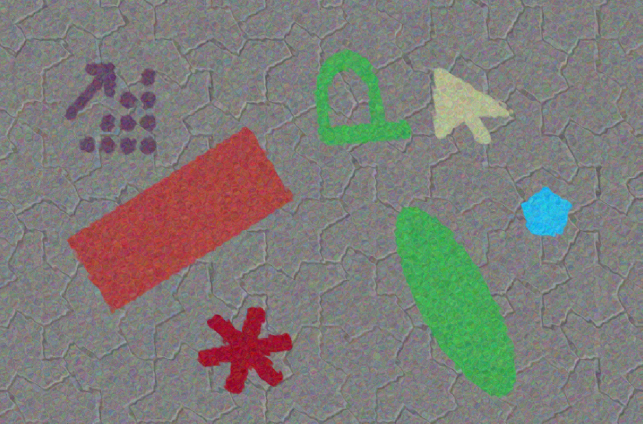
#> input picture week3/TestImages/shapes.png, 1285 x 848 px (shown at 1/2 size)
$ python shapes.py
#> lines starting #> are read from the running program, lines starting #| are printed output that depends on the picture; after the words box and inside, x2 and y2 are one past the last pixel; in counts of white or black regions, pixels touching at a corner belong together
#> in main, img is the input picture: shape (848, 1285, 3); mean B, G, R 120.2, 124.2, 126.4
import os

import cv2
import numpy as np

HERE = os.path.dirname(os.path.abspath(__file__))
IMG = os.path.join(HERE, "TestImages", "shapes.png")
OUT = os.path.join(HERE, "output")
MIN_AREA = 300


def segment(img):
    blur = cv2.GaussianBlur(img, (0, 0), 4)
    lab = cv2.cvtColor(blur, cv2.COLOR_BGR2LAB).astype(np.float32)
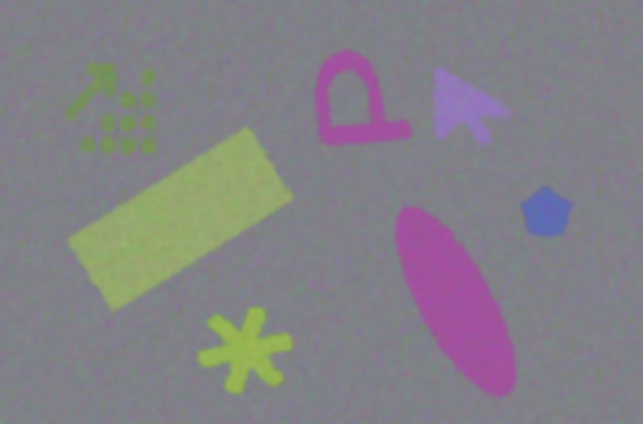
#> lab: shape (848, 1285, 3) float32 (shown at 1/2 size); mean B, G, R 134.5, 128.7, 131.4
    bg = np.median(lab.reshape(-1, 3), axis=0)
#> bg = [136, 128, 129]
    dist = np.linalg.norm(lab - bg, axis=2)
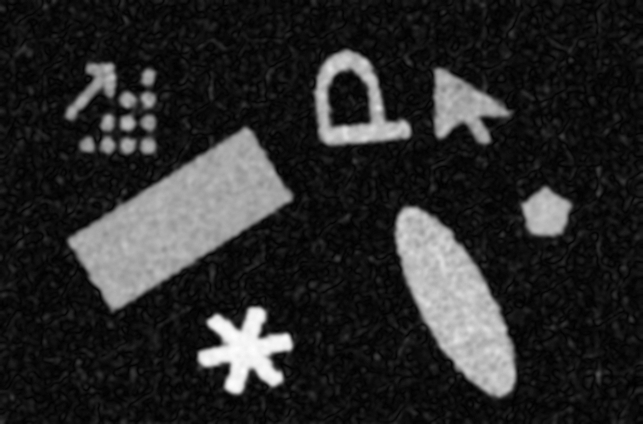
#> dist: shape (848, 1285) float32 (shown at 1/2 size); min 0, max 80.59, mean 13.4; drawn with min black and max white
    dist = cv2.normalize(dist, None, 0, 255, cv2.NORM_MINMAX).astype(np.uint8)
    otsu, _ = cv2.threshold(dist, 0, 255, cv2.THRESH_BINARY + cv2.THRESH_OTSU)
#> otsu = 93
    _, mask = cv2.threshold(dist, 0.5 * otsu, 255, cv2.THRESH_BINARY)
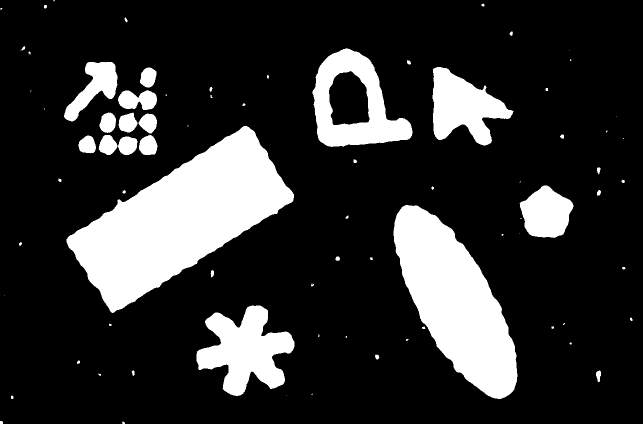
#> mask: shape (848, 1285) (shown at 1/2 size); 18.9% white; 80 white regions (28 under 20 px), largest, box (x1, y1, x2, y2) and area: (133, 252, 588, 626) 77309, (787, 410, 1035, 798) 51003, (393, 611, 589, 792) 19697
    k = cv2.getStructuringElement(cv2.MORPH_ELLIPSE, (7, 7))
    mask = cv2.morphologyEx(mask, cv2.MORPH_OPEN, k)
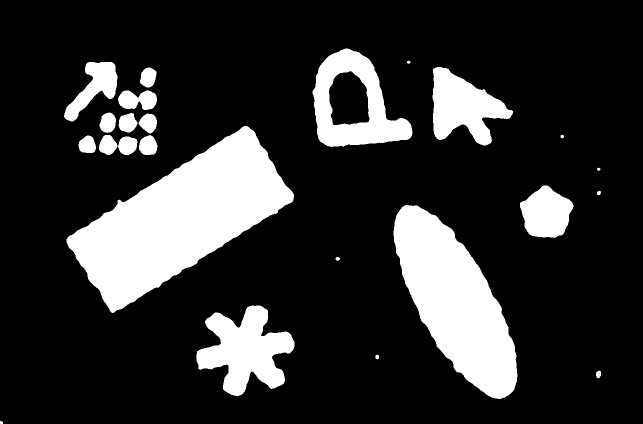
#> mask: shape (848, 1285) (shown at 1/2 size); 18.8% white; 24 white regions
    return mask


def shape_name(c):
    area = cv2.contourArea(c)
    per = cv2.arcLength(c, True)
    circ = 4 * np.pi * area / per ** 2
    solidity = area / cv2.contourArea(cv2.convexHull(c))
    (_, _), (w, h), _ = cv2.minAreaRect(c)
    fill = area / (w * h)
    n = len(cv2.approxPolyDP(c, 0.04 * per, True))
    if area < 3000:
        return "dot" if circ > 0.7 else "blob"
    if solidity < 0.8:
        return "irregular"
    if fill > 0.9 and n == 4:
        return "rectangle"
    if circ > 0.85:
        return "circle"
    if max(w, h) / min(w, h) > 1.8 and solidity > 0.93:
        return "ellipse"
    if n == 5:
        return "pentagon"
    return f"{n}-gon"


def main():
    os.makedirs(OUT, exist_ok=True)
    img = cv2.imread(IMG)
    mask = segment(img)
    cv2.imwrite(os.path.join(OUT, "shapes_mask.png"), mask)
    cnts, _ = cv2.findContours(mask, cv2.RETR_EXTERNAL, cv2.CHAIN_APPROX_SIMPLE)
#> cnts = 24 contours; largest, box (x1, y1, x2, y2) and area: (133, 252, 588, 626) 76758, (787, 410, 1035, 798) 50553, (625, 97, 825, 294) 25224, (393, 611, 589, 792) 19287, (865, 134, 1026, 291) 13792
    vis = img.copy()
    kept = [c for c in cnts if cv2.contourArea(c) >= MIN_AREA]
#> kept = 16 contours; largest, box (x1, y1, x2, y2) and area: (133, 252, 588, 626) 76758, (787, 410, 1035, 798) 50553, (625, 97, 825, 294) 25224, (393, 611, 589, 792) 19287, (865, 134, 1026, 291) 13792
    for c in kept:
        name = shape_name(c)
        x, y, w, h = cv2.boundingRect(c)
        cv2.drawContours(vis, [c], -1, (0, 0, 0), 5)
        cv2.drawContours(vis, [c], -1, (0, 255, 255), 2)
        cv2.rectangle(vis, (x, y), (x + w, y + h), (255, 255, 255), 1)
        cv2.putText(vis, name, (x, max(y - 6, 18)), cv2.FONT_HERSHEY_SIMPLEX, 0.7, (0, 0, 0), 4)
        cv2.putText(vis, name, (x, max(y - 6, 18)), cv2.FONT_HERSHEY_SIMPLEX, 0.7, (255, 255, 255), 2)
        print(f"{name:10s} bbox=({x},{y},{w},{h}) area={cv2.contourArea(c):.0f}")
#> this loop made 16 passes
#> (area in shape_name, per in shape_name, circ in shape_name, solidity in shape_name, w, h, fill in shape_name, n in shape_name) on passes 1 to 12: (19287, 914.1, 0.29, 0.719, 196, 181, 0.565, 11), (50553, 1044, 0.583, 0.974, 248, 388, 0.763, 4), (7745, 351.8, 0.786, 0.957, 107, 105, 0.724, 5), (1060, 124.6, 0.858, 0.973, 39, 37, 0.793, 6), (902.5, 116.3, 0.838, 0.969, 35, 36, 0.762, 7), (1089.5, 126, 0.863, 0.977, 37, 40, 0.776, 7), (1005.5, 122.5, 0.842, 0.969, 37, 40, 0.777, 5), (76757.5, 1306.6, 0.565, 0.95, 455, 374, 0.92, 4), (975, 119.5, 0.857, 0.978, 37, 40, 0.813, 6), (1028.5, 126, 0.814, 0.955, 38, 39, 0.767, 6), (976.5, 120.8, 0.841, 0.969, 33, 41, 0.778, 7), (2145.5, 240.7, 0.465, 0.83, 78, 40, 0.714, 8)
#| irregular  bbox=(393,611,196,181) area=19287
#| ellipse    bbox=(787,410,248,388) area=50553
#| pentagon   bbox=(1040,371,107,105) area=7745
#| dot        bbox=(236,273,39,37) area=1060
#| dot        bbox=(157,271,35,36) area=902
#| dot        bbox=(278,270,37,40) area=1090
#| dot        bbox=(198,270,37,40) area=1006
#| rectangle  bbox=(133,252,455,374) area=76758
#> (further printed lines are left out)
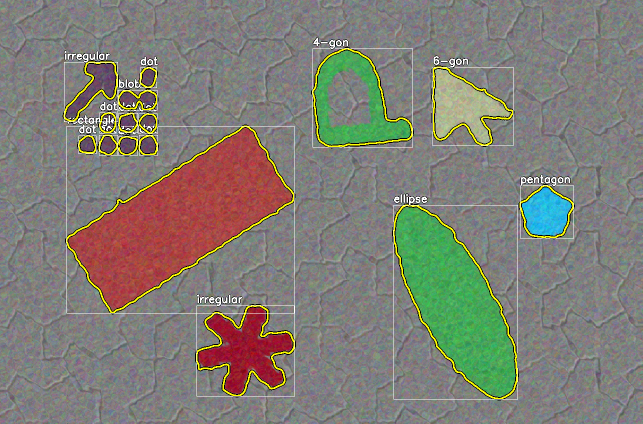
#> vis: shape (848, 1285, 3) (shown at 1/2 size); 5.15% of pixels changed, all inside (x1, y1, x2, y2) = (125, 74, 1150, 801)
    cv2.imwrite(os.path.join(OUT, "shapes_detected.png"), vis)


if __name__ == "__main__":
    main()

$ run again, with week3/TestImages/polka_dots_2.jpg saved as week3/TestImages/shapes.png
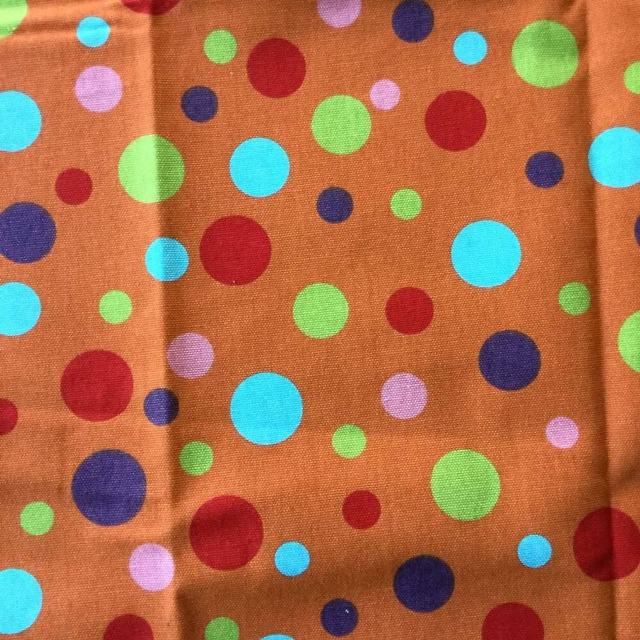
#> input picture week3/TestImages/polka_dots_2.jpg, 1280 x 1280 px (shown at 1/2 size)
#> in main, img is the input picture: shape (1280, 1280, 3); mean B, G, R 74.2, 109.6, 173.8
#> bg = [139, 160, 168]
#> otsu = 107
#> in segment, `_, mask = cv2.threshold(dist, 0.5 * otsu, 255, cv2.THRESH_BINARY)`:
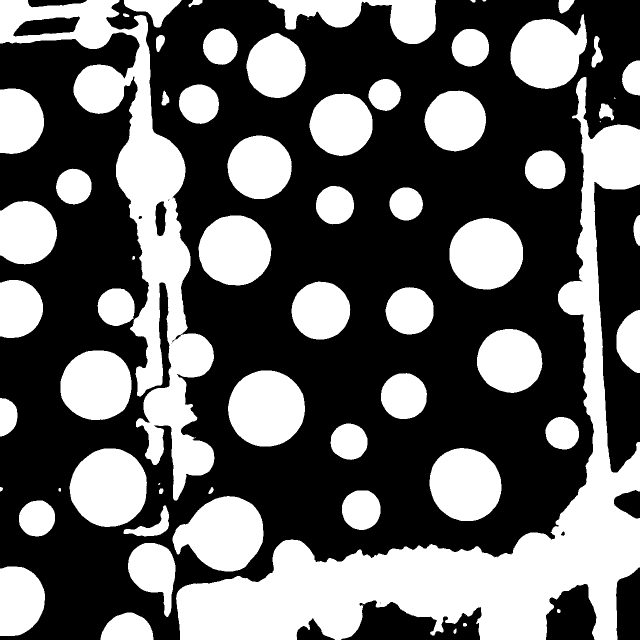
#> mask: shape (1280, 1280) (shown at 1/2 size); 39.4% white; 66 white regions (5 under 20 px), largest, box (x1, y1, x2, y2) and area: (352, 154, 1280, 1280) 185832, (0, 0, 429, 1001) 95403, (139, 897, 294, 1054) 19029
#> cnts = 58 contours; largest, box (x1, y1, x2, y2) and area: (352, 154, 1280, 1280) 183262, (147, 30, 429, 1001) 79990, (139, 897, 294, 1054) 18806, (345, 992, 527, 1143) 18758, (456, 741, 610, 893) 18231
#> kept = 49 contours; largest, box (x1, y1, x2, y2) and area: (352, 154, 1280, 1280) 183262, (147, 30, 429, 1001) 79990, (139, 897, 294, 1054) 18806, (345, 992, 527, 1143) 18758, (456, 741, 610, 893) 18231
#> the loop in main, `for c in kept:` made 49 passes
#> (area in shape_name, per in shape_name, circ in shape_name, solidity in shape_name, w, h, fill in shape_name, n in shape_name) on passes 1 to 8: (4312.5, 279.9, 0.692, 0.989, 106, 55, 0.761, 5), (10305, 406, 0.786, 0.994, 90, 139, 0.839, 5), (8204.5, 421, 0.582, 0.879, 95, 147, 0.606, 5), (1752, 279.1, 0.283, 0.559, 91, 62, 0.393, 4), (3997.5, 235.4, 0.907, 0.99, 72, 72, 0.793, 8), (18758.5, 576.5, 0.709, 0.941, 182, 151, 0.733, 7), (4759, 257.6, 0.901, 0.991, 77, 79, 0.803, 8), (18806, 513.4, 0.897, 0.993, 155, 157, 0.786, 7)
#> (printed output is left out)
#> after the loop in main, `for c in kept:`:
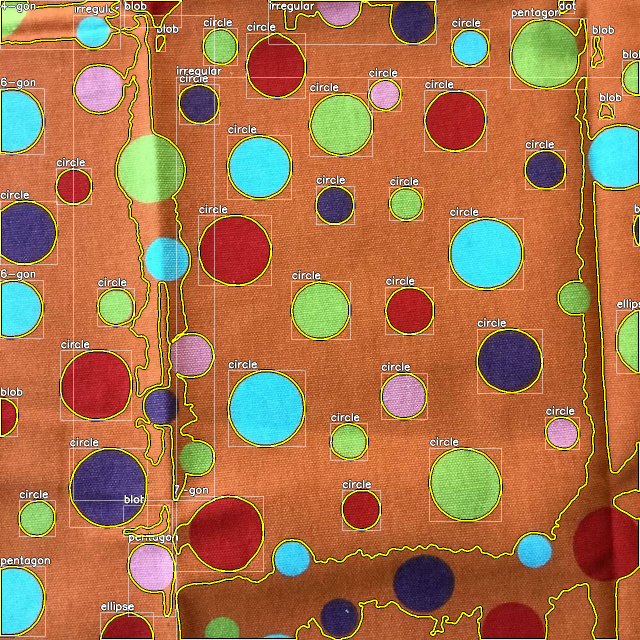
#> vis: shape (1280, 1280, 3) (shown at 1/2 size); 12.33% of pixels changed, all inside (x1, y1, x2, y2) = (0, 0, 1280, 1280)
